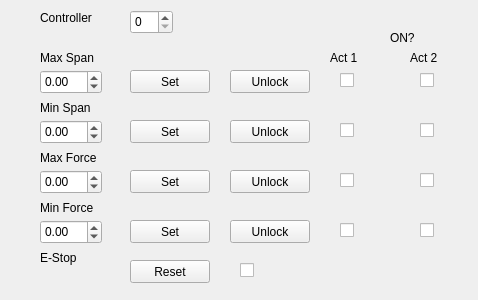
<?xml version="1.0" encoding="UTF-8"?>
<ui version="4.0">
 <class>Interlock</class>
 <widget class="QWidget" name="Interlock">
  <property name="geometry">
   <rect>
    <x>0</x>
    <y>0</y>
    <width>478</width>
    <height>300</height>
   </rect>
  </property>
  <property name="windowTitle">
   <string>Form</string>
  </property>
  <widget class="QPushButton" name="SetMaxSpanInter">
   <property name="geometry">
    <rect>
     <x>130</x>
     <y>70</y>
     <width>80</width>
     <height>23</height>
    </rect>
   </property>
   <property name="text">
    <string>Set</string>
   </property>
  </widget>
  <widget class="QDoubleSpinBox" name="MaxSpanInput">
   <property name="geometry">
    <rect>
     <x>40</x>
     <y>70</y>
     <width>62</width>
     <height>24</height>
    </rect>
   </property>
   <property name="minimum">
    <double>-10000000000.000000000000000</double>
   </property>
   <property name="maximum">
    <double>10000000000.000000000000000</double>
   </property>
  </widget>
  <widget class="QDoubleSpinBox" name="MinSpanInput">
   <property name="geometry">
    <rect>
     <x>40</x>
     <y>120</y>
     <width>62</width>
     <height>24</height>
    </rect>
   </property>
   <property name="minimum">
    <double>-1000000000000.000000000000000</double>
   </property>
   <property name="maximum">
    <double>100000000000.000000000000000</double>
   </property>
  </widget>
  <widget class="QDoubleSpinBox" name="MaxForceInput">
   <property name="geometry">
    <rect>
     <x>40</x>
     <y>170</y>
     <width>62</width>
     <height>24</height>
    </rect>
   </property>
   <property name="minimum">
    <double>-1000000000000.000000000000000</double>
   </property>
   <property name="maximum">
    <double>10000000000.000000000000000</double>
   </property>
  </widget>
  <widget class="QLabel" name="label">
   <property name="geometry">
    <rect>
     <x>40</x>
     <y>50</y>
     <width>81</width>
     <height>16</height>
    </rect>
   </property>
   <property name="text">
    <string>Max Span</string>
   </property>
  </widget>
  <widget class="QLabel" name="label_2">
   <property name="geometry">
    <rect>
     <x>40</x>
     <y>100</y>
     <width>81</width>
     <height>16</height>
    </rect>
   </property>
   <property name="text">
    <string>Min Span</string>
   </property>
  </widget>
  <widget class="QLabel" name="label_3">
   <property name="geometry">
    <rect>
     <x>40</x>
     <y>150</y>
     <width>81</width>
     <height>16</height>
    </rect>
   </property>
   <property name="text">
    <string>Max Force</string>
   </property>
  </widget>
  <widget class="QDoubleSpinBox" name="MinForceInput">
   <property name="geometry">
    <rect>
     <x>40</x>
     <y>220</y>
     <width>62</width>
     <height>24</height>
    </rect>
   </property>
   <property name="minimum">
    <double>-100000000000000.000000000000000</double>
   </property>
   <property name="maximum">
    <double>100000000000.000000000000000</double>
   </property>
  </widget>
  <widget class="QLabel" name="label_4">
   <property name="geometry">
    <rect>
     <x>40</x>
     <y>200</y>
     <width>81</width>
     <height>16</height>
    </rect>
   </property>
   <property name="text">
    <string>Min Force</string>
   </property>
  </widget>
  <widget class="QPushButton" name="SetMinSpanInter">
   <property name="geometry">
    <rect>
     <x>130</x>
     <y>120</y>
     <width>80</width>
     <height>23</height>
    </rect>
   </property>
   <property name="text">
    <string>Set</string>
   </property>
  </widget>
  <widget class="QPushButton" name="SetMaxForceInter">
   <property name="geometry">
    <rect>
     <x>130</x>
     <y>170</y>
     <width>80</width>
     <height>23</height>
    </rect>
   </property>
   <property name="text">
    <string>Set</string>
   </property>
  </widget>
  <widget class="QPushButton" name="SetMinForceInter">
   <property name="geometry">
    <rect>
     <x>130</x>
     <y>220</y>
     <width>80</width>
     <height>23</height>
    </rect>
   </property>
   <property name="text">
    <string>Set</string>
   </property>
  </widget>
  <widget class="QLabel" name="label_5">
   <property name="geometry">
    <rect>
     <x>40</x>
     <y>250</y>
     <width>81</width>
     <height>16</height>
    </rect>
   </property>
   <property name="text">
    <string>E-Stop</string>
   </property>
  </widget>
  <widget class="QPushButton" name="UnlockEStop">
   <property name="geometry">
    <rect>
     <x>130</x>
     <y>260</y>
     <width>80</width>
     <height>23</height>
    </rect>
   </property>
   <property name="text">
    <string>Reset</string>
   </property>
  </widget>
  <widget class="QPushButton" name="UnlockMaxSpan">
   <property name="geometry">
    <rect>
     <x>230</x>
     <y>70</y>
     <width>80</width>
     <height>23</height>
    </rect>
   </property>
   <property name="text">
    <string>Unlock</string>
   </property>
  </widget>
  <widget class="QPushButton" name="UnlockMinSpan">
   <property name="geometry">
    <rect>
     <x>230</x>
     <y>120</y>
     <width>80</width>
     <height>23</height>
    </rect>
   </property>
   <property name="text">
    <string>Unlock</string>
   </property>
  </widget>
  <widget class="QPushButton" name="UnlockMaxForce">
   <property name="geometry">
    <rect>
     <x>230</x>
     <y>170</y>
     <width>80</width>
     <height>23</height>
    </rect>
   </property>
   <property name="text">
    <string>Unlock</string>
   </property>
  </widget>
  <widget class="QPushButton" name="UnlockMinForce">
   <property name="geometry">
    <rect>
     <x>230</x>
     <y>220</y>
     <width>80</width>
     <height>23</height>
    </rect>
   </property>
   <property name="text">
    <string>Unlock</string>
   </property>
  </widget>
  <widget class="QLabel" name="label_6">
   <property name="geometry">
    <rect>
     <x>40</x>
     <y>10</y>
     <width>81</width>
     <height>16</height>
    </rect>
   </property>
   <property name="text">
    <string>Controller</string>
   </property>
  </widget>
  <widget class="QSpinBox" name="ControllerSelect">
   <property name="geometry">
    <rect>
     <x>130</x>
     <y>10</y>
     <width>43</width>
     <height>24</height>
    </rect>
   </property>
  </widget>
  <widget class="QLabel" name="label_7">
   <property name="geometry">
    <rect>
     <x>390</x>
     <y>30</y>
     <width>81</width>
     <height>16</height>
    </rect>
   </property>
   <property name="text">
    <string>ON?</string>
   </property>
  </widget>
  <widget class="QCheckBox" name="MaxDispCheckBox">
   <property name="geometry">
    <rect>
     <x>340</x>
     <y>70</y>
     <width>85</width>
     <height>21</height>
    </rect>
   </property>
   <property name="text">
    <string/>
   </property>
  </widget>
  <widget class="QCheckBox" name="MinDispCheckBox">
   <property name="geometry">
    <rect>
     <x>340</x>
     <y>120</y>
     <width>85</width>
     <height>21</height>
    </rect>
   </property>
   <property name="text">
    <string/>
   </property>
  </widget>
  <widget class="QCheckBox" name="MaxForceCheckBox">
   <property name="geometry">
    <rect>
     <x>340</x>
     <y>170</y>
     <width>85</width>
     <height>21</height>
    </rect>
   </property>
   <property name="text">
    <string/>
   </property>
  </widget>
  <widget class="QCheckBox" name="MinForceCheckBox">
   <property name="geometry">
    <rect>
     <x>340</x>
     <y>220</y>
     <width>85</width>
     <height>21</height>
    </rect>
   </property>
   <property name="text">
    <string/>
   </property>
  </widget>
  <widget class="QLabel" name="label_8">
   <property name="geometry">
    <rect>
     <x>330</x>
     <y>50</y>
     <width>81</width>
     <height>16</height>
    </rect>
   </property>
   <property name="text">
    <string>Act 1</string>
   </property>
  </widget>
  <widget class="QCheckBox" name="MaxForceCheckBox_2">
   <property name="geometry">
    <rect>
     <x>420</x>
     <y>170</y>
     <width>85</width>
     <height>21</height>
    </rect>
   </property>
   <property name="text">
    <string/>
   </property>
  </widget>
  <widget class="QCheckBox" name="MinForceCheckBox_2">
   <property name="geometry">
    <rect>
     <x>420</x>
     <y>220</y>
     <width>85</width>
     <height>21</height>
    </rect>
   </property>
   <property name="text">
    <string/>
   </property>
  </widget>
  <widget class="QLabel" name="label_9">
   <property name="geometry">
    <rect>
     <x>410</x>
     <y>50</y>
     <width>81</width>
     <height>16</height>
    </rect>
   </property>
   <property name="text">
    <string>Act 2</string>
   </property>
  </widget>
  <widget class="QCheckBox" name="MaxDispCheckBox_2">
   <property name="geometry">
    <rect>
     <x>420</x>
     <y>70</y>
     <width>85</width>
     <height>21</height>
    </rect>
   </property>
   <property name="text">
    <string/>
   </property>
  </widget>
  <widget class="QCheckBox" name="MinDispCheckBox_2">
   <property name="geometry">
    <rect>
     <x>420</x>
     <y>120</y>
     <width>85</width>
     <height>21</height>
    </rect>
   </property>
   <property name="text">
    <string/>
   </property>
  </widget>
  <widget class="QCheckBox" name="EStopCheckBox">
   <property name="geometry">
    <rect>
     <x>240</x>
     <y>260</y>
     <width>85</width>
     <height>21</height>
    </rect>
   </property>
   <property name="text">
    <string/>
   </property>
  </widget>
 </widget>
 <resources/>
 <connections/>
</ui>
